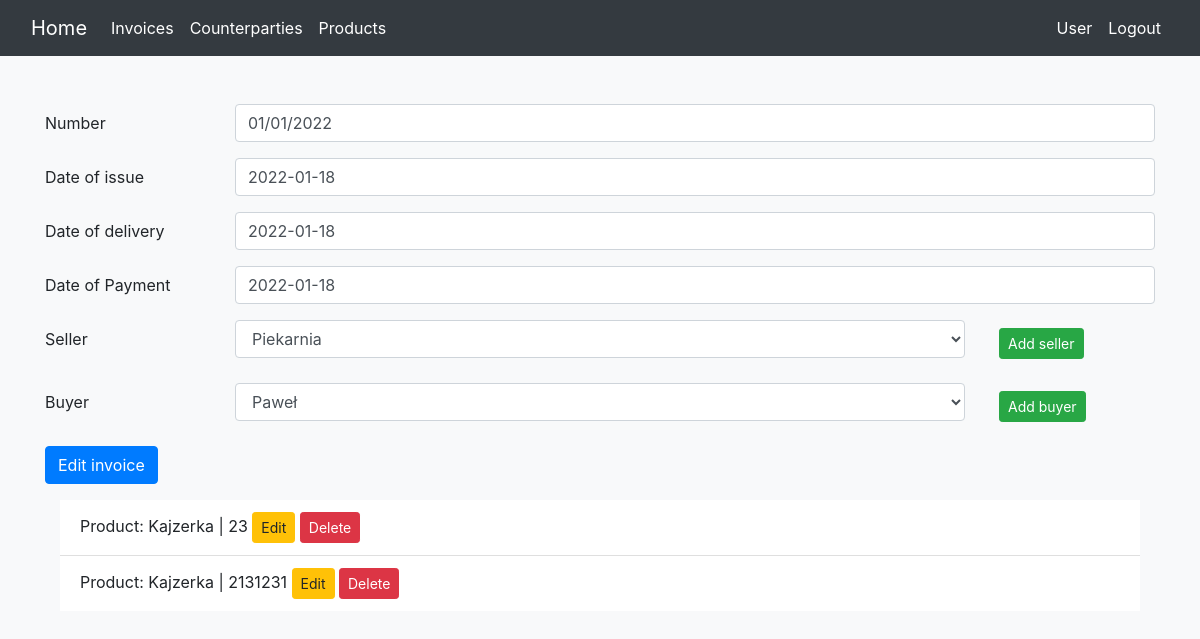
Screenshot of /edytujfakture/62/ (signed in) with the database file from the repository.
### faktury/models.py (models this page shows, shortened)
class Invoice(models.Model):
    number = models.CharField(max_length=200)
    date_of_issue = models.DateField('date of issue')
    date_of_delivery = models.DateField('date of delivery')
    date_of_payment = models.DateField('date of payment')
    seller = models.ForeignKey(Personal_Data, on_delete=models.CASCADE, related_name='seller')
    buyer = models.ForeignKey(Personal_Data, on_delete=models.CASCADE, related_name='buyer')
    image = models.ImageField(null=True, blank=True)
    user = models.ForeignKey(User, on_delete=models.CASCADE, null=True, blank=True)

class Service_Invoice(models.Model):
    service = models.ForeignKey(Service, on_delete=models.CASCADE, related_name='service')
    quantity = models.IntegerField(default=0)
    invoice = models.ForeignKey(Invoice, on_delete=models.CASCADE, related_name='invoice')

class Service(models.Model):
    name = models.CharField(max_length=200)
    unit_price = models.DecimalField(decimal_places=2, max_digits=10)
    tax_rate = models.DecimalField(decimal_places=2, max_digits=2)
    user = models.ForeignKey(User, on_delete=models.CASCADE, null=True, blank=True)

### faktury/views.py (the view)
# urls.py: path('edytujfakture/<int:invoice_id>/', views.Invoice_edit_form, name='edytujfakture'),
@login_required
def Invoice_edit_form(request, invoice_id):
    invoice = get_object_or_404(Invoice, pk=invoice_id)
    service_invoice_list = Service_Invoice.objects.filter(invoice_id=invoice_id)
    data = {'number': invoice.number, 'date_of_issue': invoice.date_of_issue,
            'date_of_delivery': invoice.date_of_delivery, 'date_of_payment': invoice.date_of_payment,
            'seller': invoice.seller, 'buyer': invoice.buyer}
    form = InvoiceForm(initial=data)
    if request.method == 'POST':
        form = InvoiceForm(request.POST, initial=data, instance=invoice)
        if form.is_valid():
            form.save()
            return redirect('faktury:lista')
    return render(request, 'faktury/edytujfakture.html', {'form': form, 'service_invoice_list': service_invoice_list})

### faktury/forms.py
class InvoiceForm(forms.ModelForm):
    class Meta:
        model = Invoice
        fields = ('number', 'date_of_issue', 'date_of_delivery', 'date_of_payment', 'seller', 'buyer')
        widgets = {
            'number': forms.TextInput(attrs={'class': 'form-control', 'placeholder': 'Number'}),
            'date_of_issue': forms.TextInput(attrs={'class': 'form-control', 'placeholder': 'Date of issue'}),
            'date_of_delivery': forms.TextInput(attrs={'class': 'form-control', 'placeholder': 'Date of delivery'}),
            'date_of_payment': forms.TextInput(attrs={'class': 'form-control', 'placeholder': 'Date of payment'}),
            'seller': forms.Select(attrs={'class': 'form-control'}),
            'buyer': forms.Select(attrs={'class': 'form-control'})
        }

### faktury/models.py (called while the page is built)
    def __str__(self):
        return self.name

### faktury/templates/faktury/edytujfakture.html (shortened to what this page needs)
{% extends "faktury/base.html" %}
{% block content %}
<div class="container mt-5">
    <form method="post">
        <div class="form-group row">
            <label for="inputInvoiceNumber" class="col-sm-2 col-form-label">Number</label>
            <div class="col-sm-10">
                {{ form.number }}
            </div>
        </div>
        <div class="form-group row">
            <label for="inputDateOfIssue" class="col-sm-2 col-form-label">Date of issue</label>
            <div class="col-sm-10">
                {{ form.date_of_issue }}
            </div>
        </div>
        <div class="form-group row">
            <label for="inputDateOfDelivery" class="col-sm-2 col-form-label">Date of delivery</label>
            <div class="col-sm-10">
                {{ form.date_of_delivery }}
            </div>
        </div>
        <div class="form-group row">
            <label for="inputDateOfPayment" class="col-sm-2 col-form-label">Date of Payment</label>
            <div class="col-sm-10">
                {{ form.date_of_payment }}
            </div>
        </div>
        <div class="form-group row">
            <label for="inputSeller" class="col-sm-2 col-form-label">Seller</label>
            <div class="col-sm-10 col-md-8">
                {{ form.seller }}
            </div>
            <div class="col-sm-10 col-md-2">
                <a class="btn btn-success btn-sm mx-1 my-2" href="{% url 'faktury:dodajdane' %}">Add seller</a>
            </div>
        </div>
        <div class="form-group row">
            <label for="inputBuyer" class="col-sm-2 col-form-label">Buyer</label>
            <div class="col-sm-10 col-md-8">
                {{ form.buyer }}
            </div>
            <div class="col-sm-10 col-md-2">
                <a class="btn btn-success btn-sm mx-1 my-2" href="{% url 'faktury:dodajdane' %}">Add buyer</a>
            </div>
        </div>
        <div class="form-group row">
            <div class="col-sm-10">
                <button type="submit" class="btn btn-primary">Edit invoice</button>
            </div>
        </div>
		<div class="container mt-2">
        <ul class="list-group list-group-flush">
			{% for service in service_invoice_list %}
				<li class="list-group-item">Product: {{ service.service.name }} | {{ service.quantity }}
				<a class="btn btn-warning btn-sm" href="{% url 'faktury:edytujproduktzfaktury' service.id %}">Edit</a>
				<a class="btn btn-danger btn-sm" href="{% url 'faktury:usunproduktzfaktury' service.id %}">Delete</a></li>
			{% endfor %}
        </ul>
    </div>
    </form>
</div>
{% endblock content %}

### faktury/templates/faktury/base.html (shortened to what this page needs)
<!DOCTYPE html>
<html lang="en">
<head>
    <link rel="stylesheet" href="https://maxcdn.bootstrapcdn.com/bootstrap/4.0.0/css/bootstrap.min.css"
>
</head>
<body class="bg-light">
<nav class="navbar sticky-top navbar-expand-lg navbar-dark bg-dark">
    <div class="container-fluid">
        <a class="navbar-brand" href="{% url 'faktury:lista' %}">Home</a>
        <div class="collapse navbar-collapse" id="navbarNav">
            <ul class="navbar-nav md-auto">
                <li class="nav-item active">
                    <a class="nav-link" href="{% url 'faktury:lista' %}">Invoices</a>
                </li>
                <li class="nav-item active">
                    <a class="nav-link" href="{% url 'faktury:listakontrahentow' %}">Counterparties</a>
                </li>
                <li class="nav-item active">
                    <a class="nav-link" href="{% url 'faktury:listaproduktow' %}">Products</a>
                </li>
            </ul>
            <ul class="navbar-nav ml-auto">
                {% if user.is_authenticated %}
                <li class="nav-item active">
                    <a class="nav-link disabled">{{ user }}</a>
                </li>
                <li class="nav-item active">
                    <a class="nav-link" href="{% url 'logout' %}">Logout</a>
                </li>
                {% endif %}
            </ul>
        </div>
    </div>
</nav>
{% block content %}{% endblock %}
</body>
</html>

### rows the page displays
Invoice: number "01/01/2022", date_of_issue "2022-01-18", date_of_delivery "2022-01-18", date_of_payment "2022-01-18", seller "Piekarnia", buyer "Paweł"
Service_Invoice: service.name "Kajzerka", quantity "23"
Service_Invoice: service.name "Kajzerka", quantity "2131231"

### other values shown
{{ user }} "User"
